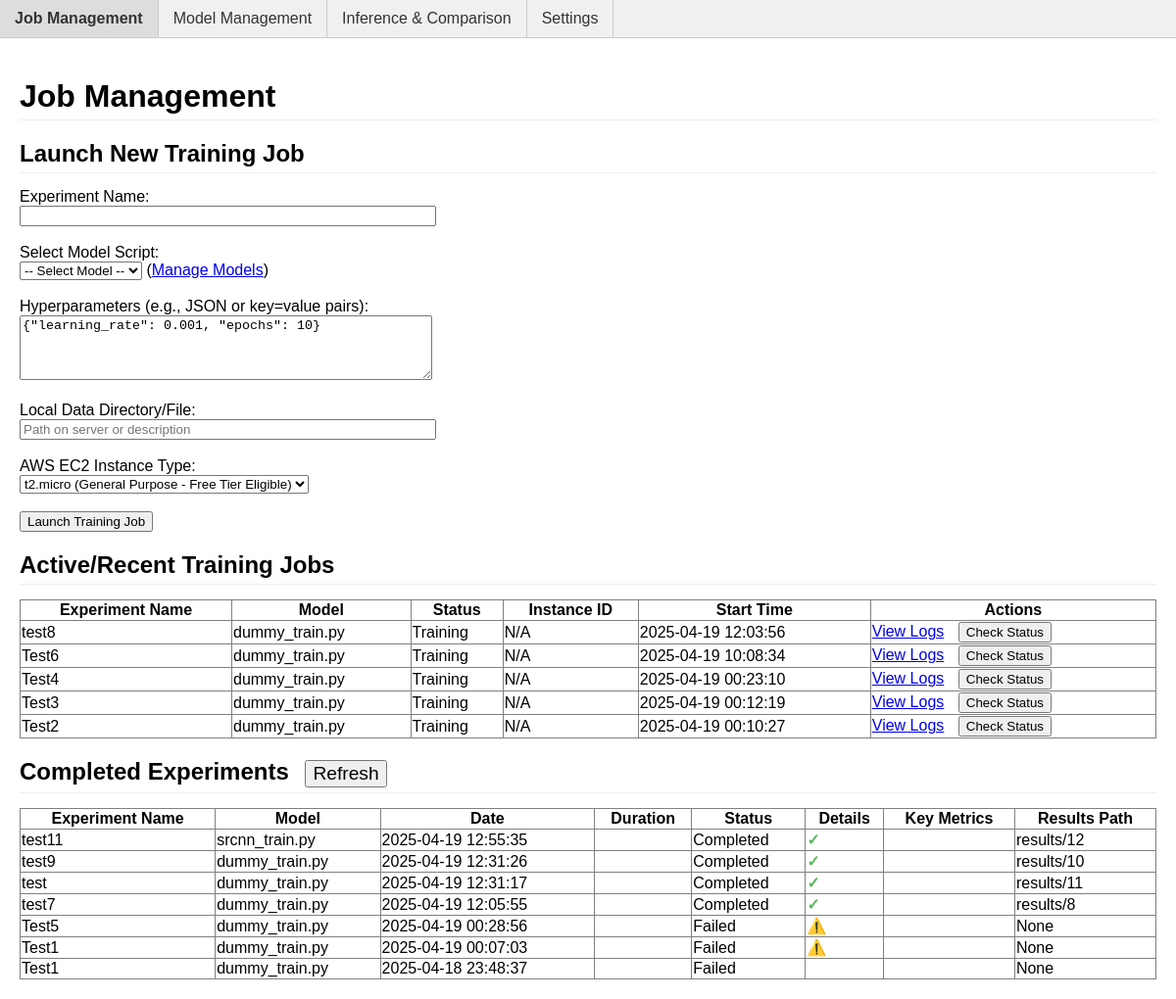
The page / on the database its author committed.
### tables this page shows
CREATE TABLE experiments (
    experiment_id INTEGER PRIMARY KEY AUTOINCREMENT, -- Unique ID for the experiment
    name TEXT NOT NULL,                             -- User-defined name for the experiment
    model_script TEXT NOT NULL,                     -- Filename of the uploaded model script used
    instance_type TEXT,                             -- AWS EC2 instance type used (e.g., g4dn.xlarge)
    data_source TEXT,                               -- Description or path of the local data used
    start_time TIMESTAMP,                           -- Timestamp when the job was initiated
    end_time TIMESTAMP,                             -- Timestamp when the job finished (completed or failed)
    status TEXT NOT NULL DEFAULT 'Pending',         -- Current status (e.g., Pending, Setting Up, Transferring Data, Training, Downloading Results, Completed, Failed)
    aws_instance_id TEXT,                           -- AWS EC2 instance ID
    hyperparameters TEXT,                           -- JSON string or simple text of hyperparameters used
    results_path TEXT,                              -- Local path where results (model, logs) are stored after download
    created_at TIMESTAMP NOT NULL DEFAULT CURRENT_TIMESTAMP -- Timestamp when the record was created
, error_message TEXT);

### app/main.py (the view)
@main.route('/')
def index():
    db = database.get_db()
    active_jobs = []
    completed_experiments = []
    available_models = []
    try:
        upload_folder = current_app.config['UPLOAD_FOLDER']
        if os.path.exists(upload_folder):
            try:
                available_models = [f for f in os.listdir(upload_folder) if f.endswith('.py') and os.path.isfile(os.path.join(upload_folder, f))]
                available_models.sort()
            except OSError as e:
                flash(f"Error accessing upload folder '{upload_folder}': {e}", "danger")
        else:
             pass
        active_jobs_cursor = db.execute(
            "SELECT * FROM experiments WHERE status NOT IN ('Completed', 'Failed') ORDER BY created_at DESC"
        )
        active_jobs = active_jobs_cursor.fetchall()
        completed_experiments_cursor = db.execute(
            "SELECT * FROM experiments WHERE status IN ('Completed', 'Failed') ORDER BY end_time DESC, created_at DESC"
        )
        completed_experiments = completed_experiments_cursor.fetchall()
    except database.get_db().Error as e:
        flash(f"Database error fetching experiments: {e}", "danger")
    return render_template('index.html',
                           active_jobs=active_jobs,
                           completed_experiments=completed_experiments,
                           available_models=available_models) # Pass models to template

### app/core/db.py (called while the page is built)
def get_db():
    if 'db' not in g:
        g.db = sqlite3.connect(
            current_app.config['DATABASE'],
            detect_types=sqlite3.PARSE_DECLTYPES
        )
        g.db.row_factory = sqlite3.Row # Return rows that behave like dicts
    return g.db

### app/templates/index.html (shortened to what this page needs)
{% extends "base.html" %}
{% block content %}
<h1>Job Management</h1>
<h2>Launch New Training Job</h2>
<form method="POST" action="{{ url_for('main.launch_job') }}" enctype="multipart/form-data">
    <div>
        <label for="experiment_name">Experiment Name:</label><br>
        <input type="text" id="experiment_name" name="experiment_name" required size="50">
    </div>
    <br>
    <div>
        <label for="model_script">Select Model Script:</label><br>
        <select id="model_script" name="model_script" required>
            <option value="">-- Select Model --</option>
        </select>
        (<a href="{{ url_for('main.model_management') }}">Manage Models</a>)
    </div>
    <br>
    <div>
        <label for="hyperparameters">Hyperparameters (e.g., JSON or key=value pairs):</label><br>
        <textarea id="hyperparameters" name="hyperparameters" rows="4" cols="50">{"learning_rate": 0.001, "epochs": 10}</textarea>
    </div>
    <br>
    <div>
        <label for="data_source">Local Data Directory/File:</label><br>
        <input type="text" id="data_source" name="data_source" size="50" placeholder="Path on server or description">
    </div>
    <br>
    <div>
        <label for="instance_type">AWS EC2 Instance Type:</label><br>
        <select id="instance_type" name="instance_type" required>
            <option value="t2.micro">t2.micro (General Purpose - Free Tier Eligible)</option>
        </select>
    </div>
    <br>
    <div>
        <button type="submit">Launch Training Job</button>
    </div>
</form>
<h2>Active/Recent Training Jobs</h2>
<table border="1" style="width:100%; border-collapse: collapse;">
    <thead>
        <tr>
            <th>Experiment Name</th>
            <th>Model</th>
            <th>Status</th>
            <th>Instance ID</th>
            <th>Start Time</th>
            <th>Actions</th>
        </tr>
    </thead>
    <tbody id="active-jobs-table">
        {% if active_jobs %}
            {% for job in active_jobs %}
            <tr data-job-id="{{ job.experiment_id }}">
                <td>{{ job.name }}</td>
                <td>{{ job.model_script }}</td>
                <td class="status-cell">{{ job.status }}</td>
                <td>{{ job.aws_instance_id if job.aws_instance_id else 'N/A' }}</td>
                <td>{{ job.start_time.strftime('%Y-%m-%d %H:%M:%S') if job.start_time else 'N/A' }}</td>
                <td>
                    <a href="{{ url_for('main.view_logs', job_id=job.experiment_id) }}">View Logs</a>
                    <button class="check-status-btn" data-job-id="{{ job.experiment_id }}" style="margin-left: 10px;">Check Status</button>
                </td>
            </tr>
            {% endfor %}
        {% else %}
            <tr>
                <td colspan="6">No active jobs found.</td>
            </tr>
        {% endif %}
    </tbody>
</table>
<h2>Completed Experiments <button id="refresh-completed-btn" style="margin-left: 10px; font-size: 0.8em;">Refresh</button></h2>
<table border="1" style="width:100%; border-collapse: collapse;">
    <thead>
        <tr>
            <th>Experiment Name</th>
            <th>Model</th>
            <th>Date</th>
            <th>Duration</th>
            <th>Status</th>
            <th>Details</th>
            <th>Key Metrics</th>
            <th>Results Path</th>
        </tr>
    </thead>
    <tbody>
        {% if completed_experiments %}
            {% for exp in completed_experiments %}
            <tr>
                <td>{{ exp.name }}</td>
                <td>{{ exp.model_script }}</td>
                <td>{{ exp.end_time.strftime('%Y-%m-%d %H:%M:%S') if exp.end_time else 'N/A' }}</td>
                <td></td>
                <td>{{ exp.status }}</td>
                <td>
                    {% if exp.status == 'Failed' and exp.error_message %}
                        <div class="error-tooltip">
                            <span class="error-icon">⚠️</span>
                        </div>
                    {% elif exp.status == 'Completed' %}
                        <span class="success-icon">✓</span>
                    {% endif %}
                </td>
                <td></td>
                <td>{{ exp.results_path }}</td>
            </tr>
            {% endfor %}
        {% else %}
            <tr>
                <td colspan="8">No completed experiments found.</td>
            </tr>
        {% endif %}
    </tbody>
</table>
{% endblock %}

### app/templates/base.html (shortened to what this page needs)
<!doctype html>
<html lang="en">
<head>
</head>
<body>
    <nav class="navbar">
        <ul class="nav-tabs">
            <li class="{{ 'active' if request.endpoint == 'main.index' else '' }}"><a href="{{ url_for('main.index') }}">Job Management</a></li>
            <li class="{{ 'active' if request.endpoint == 'main.model_management' else '' }}"><a href="{{ url_for('main.model_management') }}">Model Management</a></li>
            <li class="{{ 'active' if request.endpoint == 'main.inference' else '' }}"><a href="{{ url_for('main.inference') }}">Inference & Comparison</a></li>
            <li class="{{ 'active' if request.endpoint == 'main.settings' else '' }}"><a href="{{ url_for('main.settings') }}">Settings</a></li>
        </ul>
    </nav>
    <div class="content">
        {% block content %}{% endblock %}
    </div>
</body>
</html>

### app/templates/base.html (style rules this page uses)
body { font-family: sans-serif; margin: 0; }
.navbar { background-color: #f0f0f0; border-bottom: 1px solid #ccc; padding: 0; }
.nav-tabs { list-style: none; margin: 0; padding: 0; display: flex; }
.nav-tabs li { margin: 0; }
.nav-tabs li a { display: block; padding: 10px 15px; text-decoration: none; color: #333; border-right: 1px solid #ccc; }
.nav-tabs li.active a { background-color: #ddd; font-weight: bold; }
.content { padding: 20px; }
h1, h2 { border-bottom: 1px solid #eee; padding-bottom: 5px; margin-bottom: 15px; }

### app/templates/index.html (style rules this page uses)
.error-tooltip { position: relative; display: inline-block; cursor: pointer; }
.error-icon { color: #d9534f; font-weight: bold; }
.success-icon { color: #5cb85c; font-weight: bold; }

### rows shown on the page
experiments: name "test8", model_script "dummy_train.py", status "Training", aws_instance_id "N/A", start_time "2025-04-19 12:03:56"
experiments: name "Test6", model_script "dummy_train.py", status "Training", aws_instance_id "N/A", start_time "2025-04-19 10:08:34"
experiments: name "Test4", model_script "dummy_train.py", status "Training", aws_instance_id "N/A", start_time "2025-04-19 00:23:10"
experiments: name "Test3", model_script "dummy_train.py", status "Training", aws_instance_id "N/A", start_time "2025-04-19 00:12:19"
experiments: name "Test2", model_script "dummy_train.py", status "Training", aws_instance_id "N/A", start_time "2025-04-19 00:10:27"
experiments: name "test11", model_script "srcnn_train.py", end_time "2025-04-19 12:55:35", status "Completed", results_path "results/12"
experiments: name "test9", model_script "dummy_train.py", end_time "2025-04-19 12:31:26", status "Completed", results_path "results/10"
experiments: name "test", model_script "dummy_train.py", end_time "2025-04-19 12:31:17", status "Completed", results_path "results/11"
experiments: name "test7", model_script "dummy_train.py", end_time "2025-04-19 12:05:55", status "Completed", results_path "results/8"
experiments: name "Test5", model_script "dummy_train.py", end_time "2025-04-19 00:28:56", status "Failed", results_path "None"
experiments: name "Test1", model_script "dummy_train.py", end_time "2025-04-19 00:07:03", status "Failed", results_path "None"
experiments: name "Test1", model_script "dummy_train.py", end_time "2025-04-18 23:48:37", status "Failed", results_path "None"
